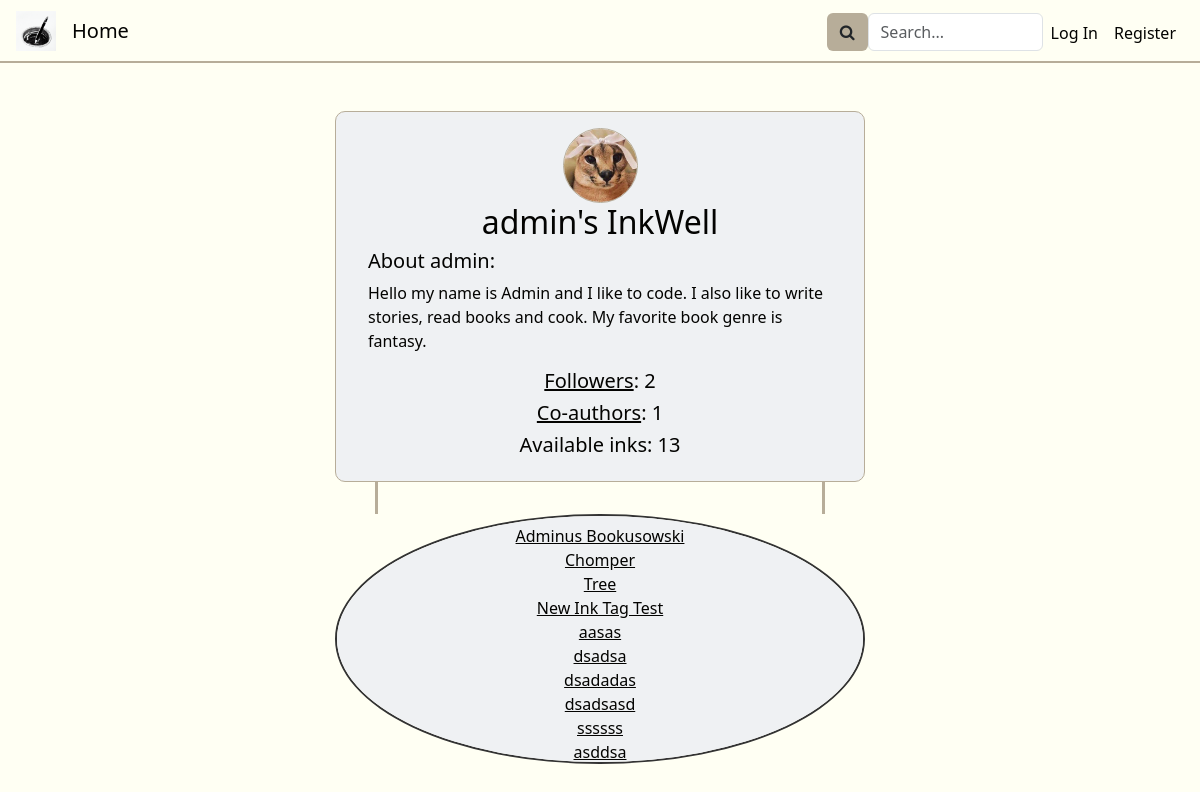
The app's page /well/admin with its own data.
### inkwell/models.py (models this page shows, shortened)
class User(AbstractUser):
    about = models.CharField(max_length=250, default="")
    profilePicture = models.ImageField(upload_to='', blank=True, null=True)
    @property
    def collaborators(self):
        collabs = Ink.objects.filter(inkOwner=self).exclude(coAuthors=None).values_list('coAuthors', flat=True).distinct()
        return collabs
    @property
    def followers(self):
        f = Follow.objects.filter(followee=self)
        return f.count()
    def __str__(self):
        return f"{self.username}"

class Ink(models.Model):
    wellOrigin = models.ForeignKey(Well, on_delete=models.CASCADE, related_name="well_pk", default="")
    inkOwner = models.ForeignKey(User, on_delete=models.CASCADE, related_name="ink_owner", default="")
    coAuthors = models.ManyToManyField(User, related_name="CoAuthors", blank=True)
    privateStatus = models.BooleanField(default=False)
    updateStatus = models.BooleanField(default=False) # If the Ink is edited at least once, this changes to true
    ink_following = models.ManyToManyField(User, related_name="ink_following", blank=True)
    tags = models.ManyToManyField(Tag, related_name="tags", blank=True)
    description = models.CharField(max_length=500, default="")
    title = models.CharField(max_length=64, default="")
    views = models.PositiveBigIntegerField(default=0)
    creation_date = models.DateTimeField(default=timezone.now, editable=False)

### inkwell/views.py (the view)
# urls.py: path('well/<str:username>', views.well, name='well'),
def well(request, username):
    followCheck = False
    wellOwner = User.objects.get(username=username)
    if request.user.is_authenticated:
        current_user = User.objects.get(pk=request.user.pk)
        if Follow.objects.filter(follower=current_user, followee=wellOwner):
            followCheck = True
    inks = Ink.objects.filter(inkOwner=wellOwner.pk, privateStatus=False)
    followers = wellOwner.followers
    co_authors = wellOwner.collaborators.count()
    return render(request, "inkwell/well.html", {
        "wellOwner": wellOwner,
        "inks": inks,
        "followers": followers,
        "ink_number": len(inks),
        "coAuthors": co_authors,
        "followCheck": followCheck,
        "title": f"{wellOwner}'s InkWell"
    })

### inkwell/templates/inkwell/well.html (shortened to what this page needs)
{% extends "inkwell/layout.html" %}
{% block body %}
<div class="well-col disFdirColAliCen mt-5">
    <div class="well-banner disFdirColAliCen">
        {% if wellOwner.profilePicture %}
            <img class="author-profile-picture" src="/media/{{wellOwner.profilePicture}}">
        {% else %}
            <img class="author-profile-picture" src="/media/no-profile-picture-icon.jpg">
        {% endif %}
        <h2 class="text-center" id="well-username" data-name="{{ wellOwner }}">{{ wellOwner }}'s InkWell</h2>
        <div class="profileAboutMe">
            <h5>About {{ wellOwner }}:</h5>
            <p>{{ wellOwner.about }}</p>
        </div>
        <h5><a href="{% url 'followers' username=wellOwner searchQuery='' %}">Followers</a>: {{ followers }}</h5>
        <h5><a href="{% url 'coauthors' username=wellOwner searchQuery='' %}">Co-authors</a>: {{ coAuthors }}</h5>
        <h5>Available inks: {{ ink_number }}</h5>
    </div>
    <div class="wellUnderBanner disFdirColAliCen">
        <div class="buttonsWellUnderBanner">
        </div>
    </div>
    <div class="well" id="well">
        <div class="inksInWell disFdirColAliCen mt-2 mb-2">
            {% for ink in inks %}
                <a href="{% url 'ink_view' inkID=ink.id %}">{{ink.title}}</a>
            {% endfor %}
        </div>
    </div>
</div>
{% endblock %}

### inkwell/static/inkwell/styles.css (style rules this page uses)
:root { --dark-green: #0d2818ff; --pakistan-green: #04471cff; --sea-green: #058c42ff; --malachite: #16db65ff; --coquelicot: #f15025ff; --white: #ffffffff; --platinum: #e6e8e6ff; --timberwolf: #ced0ceff; --eerie-black: #191919ff; --gunmetal: #223843ff; --timberwolf: #dbd3d8ff; --desert-sand: #d8b4a0ff; --burnt-sienna: #d77a61ff; --baby-powder: #fdfffcff; --lapis-lazuli: #235789ff; --fire-engine-red: #c1292eff; --school-bus-yellow: #f1d302ff; --raisin-black: #161925ff; --khaki: #b7ad99ff; --antiflash-white: #eff1f3ff; --black: #020202ff; --black: #030301ff; --ivory: #fffff3ff; --primary-color: var(--antiflash-white); --secondary-color: var(--ivory); --background-color: var(--ivory); --text-color: var(--black); --border-color: var(--khaki); --button-color: var(--khaki); }
p, a, h1, h2, h3, h4, h5, span { color: var(--text-color); }
body { background-color: var(--background-color); margin: 0; z-index: 0; }
.disFdirColAliCen { display: flex; flex-direction: column; align-items: center; }
@media (min-width: 531px) { .well-banner, .well { width: 530px; } }
@media (min-width: 531px) { .wellUnderBanner { width: 450px; } }
.author-profile-picture { border: 1px var(--border-color) solid; border-radius: 50%; width: 75px; height: 75px; overflow: hidden; }
.well-col { width: auto; }
.profileAboutMe { margin-left: 1rem; margin-right: 1rem; }
.well-banner { height: auto; border: 1.5px var(--border-color) solid; background-color: var(--primary-color); border-radius: 10px; padding: 1rem; }
.wellUnderBanner { height: auto; border-left: 3px var(--border-color) solid; border-right: 3px var(--border-color) solid; }
.buttonsWellUnderBanner { padding: 1rem; }
.well { height: 250px; scrollbar-width: none; overflow-y: auto; text-overflow: ellipsis; border: 2px solid #333; border-radius: 50%; background-color: var(--primary-color); }

### records on screen
User: profilePicture (picture), username "admin", about "Hello my name is Admin and I like to code. I also like to write stories, read books and cook. My favorite book genre is fantasy."
Ink: title "Adminus Bookusowski"
Ink: title "Chomper"
Ink: title "Tree"
Ink: title "New Ink Tag Test"
Ink: title "aasas"
Ink: title "dsadsa"
Ink: title "dsadadas"
Ink: title "dsadsasd"
Ink: title "ssssss"
Ink: title "asddsa"

### other values on screen
{{ followers }} "2"
{{ coAuthors }} "1"
{{ ink_number }} "13"
